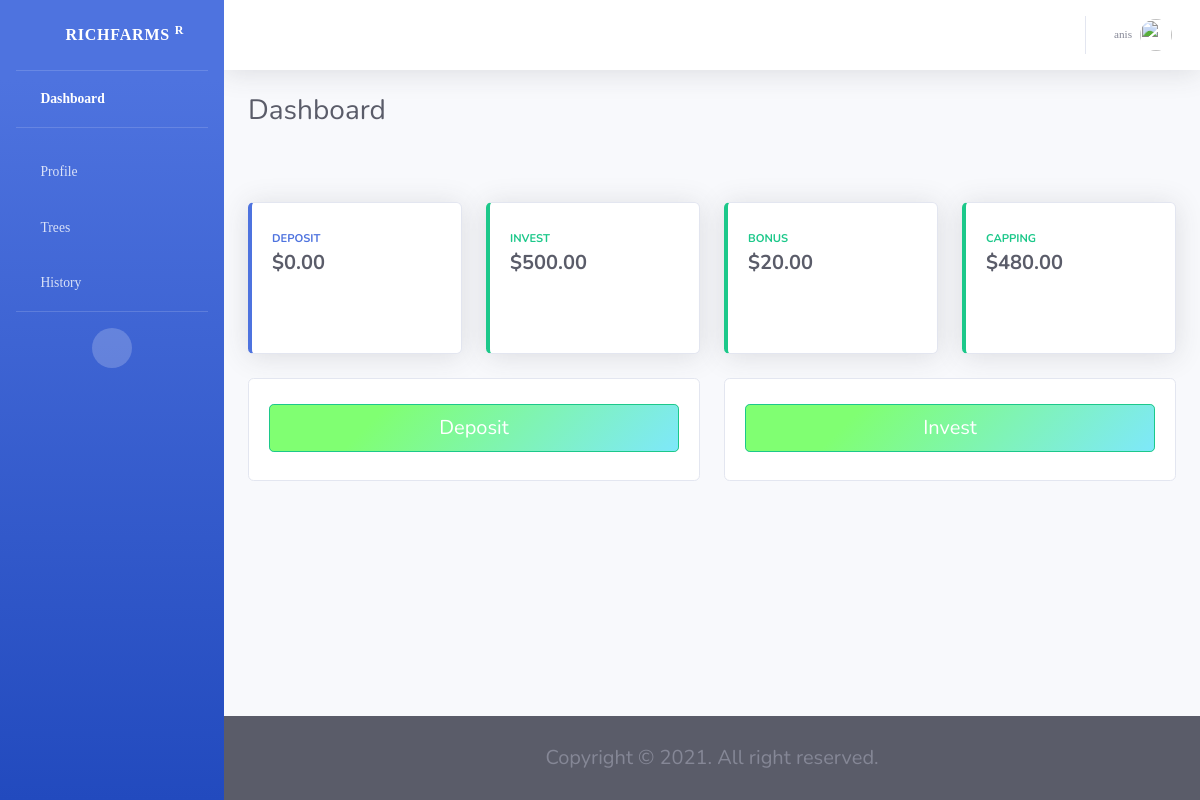
/dashboard/ (signed in), run on the app's committed database.
### user_management/models.py (models this page shows, shortened)
class Data_User(MPTTModel):
    pos = (
        ('0','KANAN'),
        ('1','KIRI')
    )
    referal_by = models.ForeignKey('self', on_delete=models.CASCADE, null=True, blank=True)
    parent = TreeForeignKey('self', on_delete=models.CASCADE, null=True, blank=True, related_name='children')
    id = models.UUIDField(primary_key=True, default=uuid.uuid4, editable=False)
    user_rel = models.OneToOneField(User, on_delete=models.CASCADE, null=True, blank=True)
    role = models.ForeignKey(Role,on_delete=models.SET_NULL,null=True,default=1)
    name = models.CharField(max_length=100,null=True, blank=True)
    email = models.EmailField(max_length=50, null=True,blank=True)
    position = models.CharField(max_length=1,null=True,blank=True,choices=pos)
    referal_code = models.CharField(max_length=6, unique=True, null=True, blank=True)
    created_at = models.DateField(auto_now_add=True)
    balance = models.FloatField(default=0)
    trx_address = models.CharField(max_length=50,null=True,blank=True)
    doge_address = models.CharField(max_length=50,null=True,blank=True)
    bnb_address = models.CharField(max_length=50,null=True,blank=True)
    bnb_memo = models.CharField(max_length=50,null=True,blank=True)
    total_bonus = models.FloatField(null=True,blank=True,default=0)

### transaction/models.py (models this page shows, shortened)
class Invest(models.Model):
    user = models.ForeignKey(Data_User,on_delete=models.CASCADE)
    nominal = models.FloatField(null=True,blank=True)
    is_active = models.BooleanField(default=True)
    created_at = models.DateTimeField(auto_now_add=True)
    current_roi = models.FloatField(null=True,blank=True,default=0)
    capping = models.FloatField(null=True,blank=True,default=0)

### user_management/views.py (the view)
# urls.py: path('',login_required(dashboardView,login_url='login'),name='dashboard'),
def dashboardView(request):
    user  = request.user.data_user
    context = {
        'balance': user.balance,
        'invest': user.invest_set.get(is_active=True).nominal if user.invest_set.filter(is_active=True).exists() else 0,
        'total_bonus':user.total_bonus,
        'capping': user.invest_set.get(is_active=True).capping if user.invest_set.filter(is_active=True).exists() else 0,
    }
    return render(request,'dashboard/index.html',context)

### templates/dashboard/index.html (shortened to what this page needs)
{% extends "dashboard/snippets/base.html" %}
{% load static%}
{% load humanize %}
{% block  style %}
<link rel="stylesheet" href="{% static 'dashboard/css/css/newstyle.css' %}"/>
<link rel="stylesheet" href="{% static 'dashboard/css/css/main.css' %}"/>
<link rel="stylesheet" href="{% static 'dashboard/css/css/pace.min.css' %}"/>
<link
        href="{% static 'dashboard/vendor/fontawesome-free/css/all.min.css' %}"
        rel="stylesheet"
        type="text/css"
/>
<link href="{% static 'dashboard/css/sb-admin-2.min.css' %}" rel="stylesheet"/>
{% endblock style %}
{% block  content %}
<div class="container-fluid">
    <div
            class="d-sm-flex align-items-center justify-content-between mb-4"
    >
        <h1 class="h3 mb-0 text-gray-800">Dashboard</h1>
    </div>
    <div class="row">
        <div class="col-xl-3 col-md-6 mb-4">
            <div class="card border-left-primary shadow h-100 py-2">
                <div class="card-body">
                    <div class="row no-gutters align-items-center">
                        <div class="col mr-2">
                            <div
                                    class="text-xs font-weight-bold text-primary text-uppercase mb-1"
                            >
                                Deposit
                            </div>
                            <div class="h5 mb-0 font-weight-bold text-gray-800">
                                ${{balance|floatformat:"2"|intcomma}}
                            </div>
                        </div>
                        <div class="col-auto">
                            <i class="fas fa-calendar fa-2x text-gray-300"></i>
                        </div>
                    </div>
                </div>
            </div>
        </div>
        <div class="col-xl-3 col-md-6 mb-4">
            <div class="card border-left-success shadow h-100 py-2">
                <div class="card-body">
                    <div class="row no-gutters align-items-center">
                        <div class="col mr-2">
                            <div
                                    class="text-xs font-weight-bold text-success text-uppercase mb-1"
                            >
                                Invest
                            </div>
                            <div class="h5 mb-0 font-weight-bold text-gray-800">
                                ${{invest|floatformat:"2"|intcomma}}
                            </div>
                        </div>
                        <div class="col-auto">
                            <i class="fas fa-dollar-sign fa-2x text-gray-300"></i>
                        </div>
                    </div>
                </div>
            </div>
        </div>
        <div class="col-xl-3 col-md-6 mb-4">
            <div class="card border-left-success shadow h-100 py-2">
                <div class="card-body">
                    <div class="row no-gutters align-items-center">
                        <div class="col mr-2">
                            <div
                                    class="text-xs font-weight-bold text-success text-uppercase mb-1"
                            >
                                Bonus
                            </div>
                            <div class="h5 mb-0 font-weight-bold text-gray-800">
                                ${{total_bonus|floatformat:"2"|intcomma}}
                            </div>
                        </div>
                        <div class="col-auto">
                            <i class="fas fa-dollar-sign fa-2x text-gray-300"></i>
                        </div>
                    </div>
                </div>
            </div>
        </div>
        <div class="col-xl-3 col-md-6 mb-4">
            <div class="card border-left-success shadow h-100 py-2">
                <div class="card-body">
                    <div class="row no-gutters align-items-center">
                        <div class="col mr-2">
                            <div
                                    class="text-xs font-weight-bold text-success text-uppercase mb-1"
                            >
                                Capping
                            </div>
                            <div class="h5 mb-0 font-weight-bold text-gray-800">
                                ${{capping|floatformat:"2"|intcomma}}
                            </div>
                        </div>
                        <div class="col-auto">
                            <i class="fas fa-dollar-sign fa-2x text-gray-300"></i>
                        </div>
                    </div>
                </div>
            </div>
        </div>
    </div>
    <div class="row">
        <div class="col-xl-6 col-md-6">
            <div class="card">
                <div class="card-body">
                    <div class="accordion" id="accordionExample">
                        <div class="accordion-item">
                            <h2 class="accordion-header" id="headingOne">
                                <button
                                        class="btn btn-lg btn-success"
                                        type="button"
                                        data-toggle="collapse"
                                        data-target="#collapseOne"
                                        aria-expanded="true"
                                        aria-controls="collapseOne"
                                        style="width: 100%"
                                >
                                    Deposit
                                </button>
                            </h2>
                        </div>
                    </div>
                </div>
            </div>
        </div>
        <div class="col-xl-6 col-md-6">
            <div class="card">
                <div class="card-body">
                    <div class="accordion" id="accordionExample1">
                        <div class="accordion-item">
                            <h2 class="accordion-header" id="uwi">
                                <button
                                        class="btn btn-lg btn-success"
                                        type="button"
                                        data-toggle="collapse"
                                        data-target="#collapseTwo"
                                        aria-expanded="true"
                                        aria-controls="collapseTwo"
                                        style="width: 100%"
                                >
                                    Invest
                                </button>
                            </h2>
                        </div>
                    </div>
                </div>
            </div>
        </div>
    </div>
</div>
{% endblock content %}

### templates/dashboard/snippets/topbar.html (shortened to what this page needs)
{% load static %}
<nav
        class="navbar navbar-expand navbar-light bg-white topbar mb-4 static-top shadow"
>
    <ul class="navbar-nav ml-auto">
        <li class="nav-item dropdown no-arrow">
            <a
                    class="nav-link dropdown-toggle"
                    href="#"
                    id="userDropdown"
                    role="button"
                    data-toggle="dropdown"
                    aria-haspopup="true"
                    aria-expanded="false"
            >
                  <span class="mr-2 d-none d-lg-inline text-gray-600 small"
                  >{{user.data_user.name}}</span
                  >
                <img
                        class="img-profile rounded-circle"
                        src="{% static 'dashboard/img/undraw_profile.svg' %}"
                />
            </a>
        </li>
    </ul>
</nav>

### static/dashboard/css/css/newstyle.css (style rules this page uses)
body { color: #e2e5ed; margin-bottom: 500px; }
.btn { background-image: linear-gradient(315deg, #7ee8fa 0%, #80ff72 74%); border-radius: 20px; margin-top: 5px; }
.card { margin-top: 50px; }

### static/dashboard/css/css/main.css (style rules this page uses)
* { margin: 0px; padding: 0px; box-sizing: border-box; }
body, html { height: 100%; font-family: SourceSansPro-Regular, sans-serif; }
a { font-family: SourceSansPro-Regular; font-size: 14px; line-height: 1.7; color: #666666; margin: 0px; transition: all 0.4s; -webkit-transition: all 0.4s; -o-transition: all 0.4s; -moz-transition: all 0.4s; }
h1,h2,h3,h4,h5,h6 { margin: 0px; }
ul, li { margin: 0px; list-style-type: none; }
button { outline: none !important; border: none; background: transparent; }

### data on the page
Data_User: balance "0.00", total_bonus "20.00"
Invest: nominal "500.00", capping "480.00"

### other printed values
{{ user.data_user.name }} "anis"
